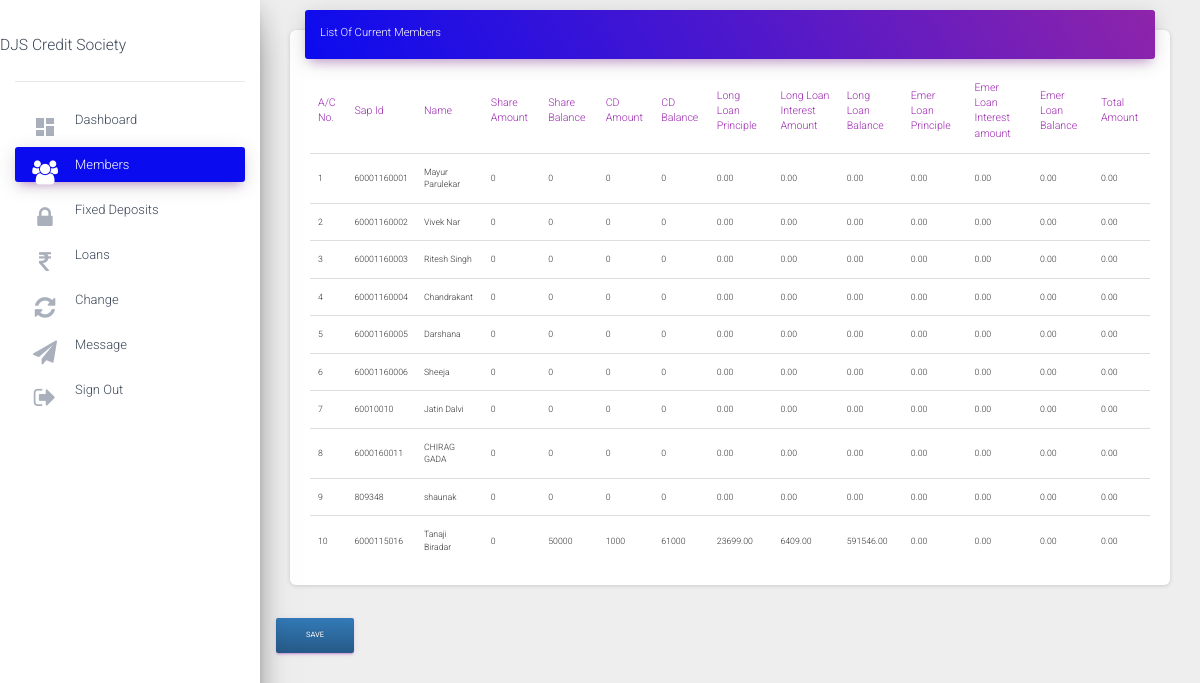
Screenshot of /csadmin/members (signed in) with the database file from the repository.
### status/models.py (models this page shows, shortened)
class Account(models.Model):
    accountnumber=models.IntegerField(null=False,unique=True)
    username=models.ForeignKey(User,on_delete=models.SET_NULL,null=True,unique=True)
    name=models.CharField(max_length=50,null=False)
    sapid=models.IntegerField(null=False,unique=True)
    dateofjoining=models.DateField(null=False)
    sharevalue=models.IntegerField(default=0,null=False)
    totalinvestment=models.IntegerField(default=0,null=False)
    shareamount=models.IntegerField(default=0,null=False)
    sharebalance=models.IntegerField(default=0)
    cdamount=models.IntegerField(default=0)
    cdbalance=models.IntegerField(default=0)
    totalamount=models.DecimalField(default=0,max_digits=10,decimal_places=2)
    sharesstartingnumber=models.IntegerField(null=True)
    sharesendingnumber=models.IntegerField(null=True)
    isloanloantaken=models.BooleanField(default=False)
    isloanemertaken=models.BooleanField(default=False)
    longloanamount=models.DecimalField(blank=True,null=True,default=0,max_digits=10,decimal_places=2)
    longloanprinciple=models.DecimalField(blank=True,null=True,default=0,max_digits=10,decimal_places=2)
    longloanperiod=models.IntegerField(blank=True,null=True,default=0)
    longloaninterestamount=models.DecimalField(blank=True,null=True,default=0,max_digits=10,decimal_places=2)
    longloanbalance=models.DecimalField(blank=True,null=True,default=0,max_digits=10,decimal_places=2)
    longloanemi=models.DecimalField(blank=True,null=True,default=0,max_digits=10,decimal_places=2)
    emerloanamount=models.DecimalField(blank=True,null=True,default=0,max_digits=10,decimal_places=2)
    emerloanprinciple=models.DecimalField(blank=True,null=True,default=0,max_digits=10,decimal_places=2)
    emerloanperiod=models.IntegerField(blank=True,null=True,default=0)
    emerloaninterestamount=models.DecimalField(blank=True,null=True,default=0,max_digits=10,decimal_places=2)
    emerloanbalance=models.DecimalField(blank=True,null=True,default=0,max_digits=10,decimal_places=2)
    emerloanemi=models.DecimalField(blank=True,null=True,default=0,max_digits=10,decimal_places=2)
    fdcapital=models.IntegerField(default=0,null=True)
    fdmaturitydate=models.DateField(null=True)

### csadmin/views.py (the view)
# urls.py: path('members', views.members,name="members"),
@login_required
def members(request):
    Members=Account.objects.all()
    Interests=interests.objects.get(id=1)
    context={
        'Members':Members,
        'Interests':Interests,
        'member':"active"
    }
    return render (request,'members.html',context=context)

### csadmin/templates/members.html (shortened to what this page needs)
{%extends 'base.html'%}
{%block content%}
<main role="main" class="col-md-6 col-lg-12">
  <div class="content">
    <div class="container-fluid">
      <div class="row">
        <div class="col-md-12">
          <div class="card">
            <div class="card-header card-header-primary">
              <h4 class="card-title ">List Of Current Members</h4>
            </div>
            <div class="card-body">
              <div class="table-responsive">
                <table class="table">
                  <thead class=" text-primary">
                    <th>A/C No.</th>
                    <th>Sap Id</th>
                    <th>Name</th>
                    <th>Share Amount</th>
                    <th>Share Balance</th>
                    <th>CD Amount</th>
                    <th>CD Balance</th>
                    <th>Long Loan Principle</th>
                    <th>Long Loan Interest Amount</th>
                    <th>Long Loan Balance</th>
                    <th>Emer Loan Principle</th>
                    <th>Emer Loan Interest amount</th>
                    <th>Emer Loan Balance</th>
                    <th>Total Amount</th>
                  </thead>
                  <tbody>
                    {%for i in Members%}
                    <tr>
                      <td>{{i.accountnumber}}</td>
                      <td>{{i.sapid}}</td>
                      <td>{{i.name}}</td>
                      <td>{{i.shareamount}}</td>
                      <td>{{i.sharebalance}}</td>
                      <td>{{i.cdamount}}</td>
                      <td>{{i.cdbalance}}</td>
                      <td>{{i.longloanprinciple}}</td>
                      <td>{{i.longloaninterestamount}}</td>
                      <td>{{i.longloanbalance}}</td>
                      <td>{{i.emerloanprinciple}}</td>
                      <td>{{i.emerloaninterestamount}}</td>
                      <td>{{i.emerloanbalance}}</td>
                      <td>{{i.totalamount}}</td>
                    </tr>
                    {%endfor%}
                  </tbody>
                </table>
              </div>
            </div>
          </div>
        </div>
        <a href="{% url 'csadmin:GeneratePdf'%}" class="btn btn-primary" target="_blank ">Save</a>
  </div>
  </div>
  <br>
  <br>
</main>
{%endblock%}

### rows the page displays
Account: accountnumber "1", sapid "60001160001", name "Mayur Parulekar", shareamount "0", sharebalance "0", cdamount "0", cdbalance "0", longloanprinciple "0.00", longloaninterestamount "0.00", longloanbalance "0.00", emerloanprinciple "0.00", emerloaninterestamount "0.00", emerloanbalance "0.00", totalamount "0.00"
Account: accountnumber "2", sapid "60001160002", name "Vivek Nar", shareamount "0", sharebalance "0", cdamount "0", cdbalance "0", longloanprinciple "0.00", longloaninterestamount "0.00", longloanbalance "0.00", emerloanprinciple "0.00", emerloaninterestamount "0.00", emerloanbalance "0.00", totalamount "0.00"
Account: accountnumber "3", sapid "60001160003", name "Ritesh Singh", shareamount "0", sharebalance "0", cdamount "0", cdbalance "0", longloanprinciple "0.00", longloaninterestamount "0.00", longloanbalance "0.00", emerloanprinciple "0.00", emerloaninterestamount "0.00", emerloanbalance "0.00", totalamount "0.00"
Account: accountnumber "4", sapid "60001160004", name "Chandrakant", shareamount "0", sharebalance "0", cdamount "0", cdbalance "0", longloanprinciple "0.00", longloaninterestamount "0.00", longloanbalance "0.00", emerloanprinciple "0.00", emerloaninterestamount "0.00", emerloanbalance "0.00", totalamount "0.00"
Account: accountnumber "5", sapid "60001160005", name "Darshana", shareamount "0", sharebalance "0", cdamount "0", cdbalance "0", longloanprinciple "0.00", longloaninterestamount "0.00", longloanbalance "0.00", emerloanprinciple "0.00", emerloaninterestamount "0.00", emerloanbalance "0.00", totalamount "0.00"
Account: accountnumber "6", sapid "60001160006", name "Sheeja", shareamount "0", sharebalance "0", cdamount "0", cdbalance "0", longloanprinciple "0.00", longloaninterestamount "0.00", longloanbalance "0.00", emerloanprinciple "0.00", emerloaninterestamount "0.00", emerloanbalance "0.00", totalamount "0.00"
Account: accountnumber "7", sapid "60010010", name "Jatin Dalvi", shareamount "0", sharebalance "0", cdamount "0", cdbalance "0", longloanprinciple "0.00", longloaninterestamount "0.00", longloanbalance "0.00", emerloanprinciple "0.00", emerloaninterestamount "0.00", emerloanbalance "0.00", totalamount "0.00"
Account: accountnumber "8", sapid "6000160011", name "CHIRAG GADA", shareamount "0", sharebalance "0", cdamount "0", cdbalance "0", longloanprinciple "0.00", longloaninterestamount "0.00", longloanbalance "0.00", emerloanprinciple "0.00", emerloaninterestamount "0.00", emerloanbalance "0.00", totalamount "0.00"
Account: accountnumber "9", sapid "809348", name "shaunak", shareamount "0", sharebalance "0", cdamount "0", cdbalance "0", longloanprinciple "0.00", longloaninterestamount "0.00", longloanbalance "0.00", emerloanprinciple "0.00", emerloaninterestamount "0.00", emerloanbalance "0.00", totalamount "0.00"
Account: accountnumber "10", sapid "6000115016", name "Tanaji Biradar", shareamount "0", sharebalance "50000", cdamount "1000", cdbalance "61000", longloanprinciple "23699.00", longloaninterestamount "6409.00", longloanbalance "591546.00", emerloanprinciple "0.00", emerloaninterestamount "0.00", emerloanbalance "0.00", totalamount "0.00"
